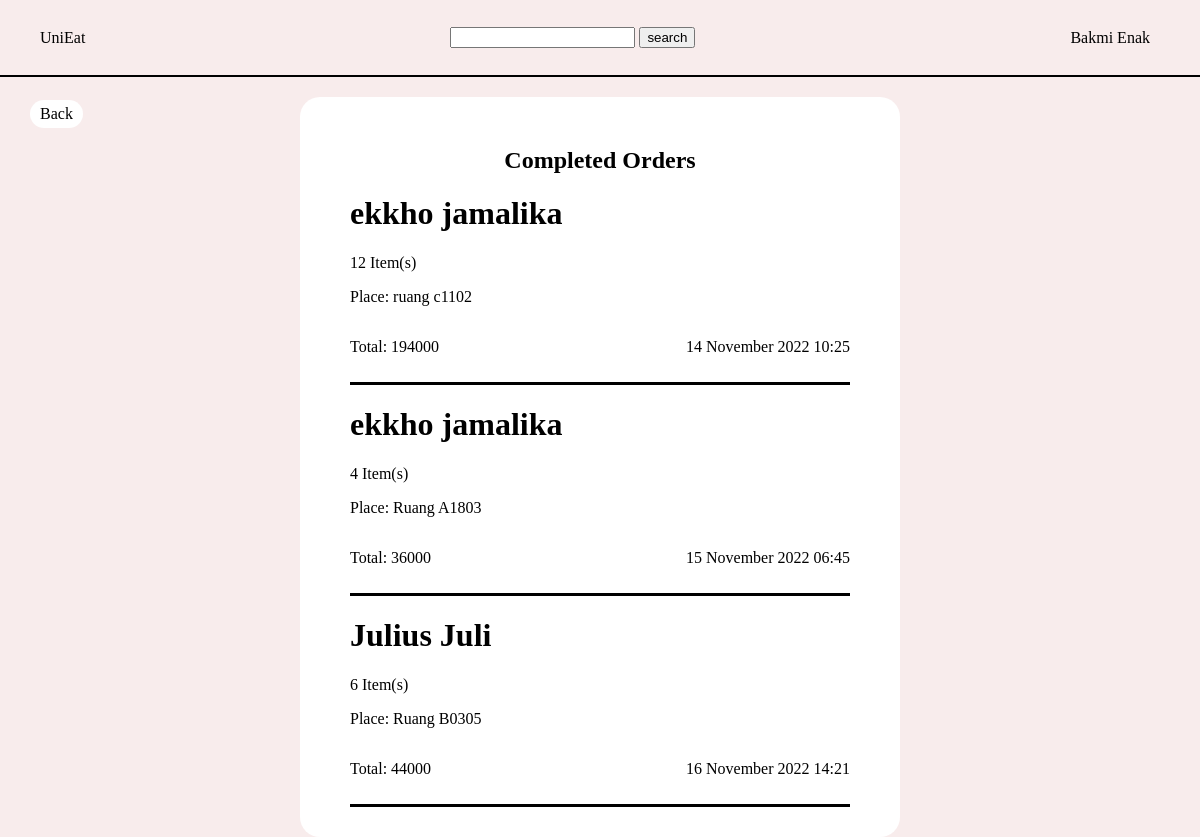
The app's page /unieat_practice_codes/Completedorder.php (signed in) with its own data.
### tables this page shows
CREATE TABLE `orderheader` (
  `OrderID` int(11) NOT NULL,
  `ShopID` int(11) NOT NULL,
  `CustomerID` int(11) NOT NULL,
  `Alamat` varchar(255) NOT NULL,
  `OrderDate` datetime NOT NULL,
  `OrderStatus` int(11) NOT NULL,
  `RatingScore` double NOT NULL,
  `RatingComment` varchar(255) NOT NULL
);

CREATE TABLE `user` (
  `UserID` int(11) NOT NULL,
  `UserEmail` varchar(50) NOT NULL,
  `UserUsername` varchar(50) NOT NULL,
  `UserPassword` varchar(255) NOT NULL,
  `UserPhone` varchar(25) NOT NULL,
  `RoleID` int(11) NOT NULL
);

### unieat_practice_codes/Completedorder.php (the view, shortened to what this page needs)
<?php
    require_once 'connect.php';
?>
<!DOCTYPE html>
<html lang="en">
<head>
</head>
<body>
    <header>
        <div id="logo">UniEat</div>
        <form id="searchbar" method="post">
            <input type="text" id="searchbar" name='searchbar'>
            <input type="submit" name="search" value="search"></input>
        </form>
        <div id="profile">
            <?php
            echo $_SESSION['yourshop']['ShopName'];
            ?>
        </div>
    </header>
    <div id="content">
        <a href="Tenant.php" id="backbtn">Back</a>
        <?php
        $query="SELECT * FROM shop s JOIN orderheader oh ON s.ShopID=oh.ShopID JOIN user u ON oh.CustomerID=u.UserID WHERE s.ShopID LIKE '".$_SESSION['yourshop']['ShopID']."' AND oh.OrderStatus=2 ";
        $query=mysqli_query($conn, $query);
        echo '<div id="orderlist">';
        ?>
        <h2>Completed Orders</h2>
        <?php
        if(mysqli_num_rows($query)!=0){
            while ($d=$query->fetch_assoc()){
                $ordernum=mysqli_query($conn, "SELECT SUM(Quantity) as qty FROM orderdetail od JOIN orderheader oh ON od.OrderID=oh.OrderID WHERE od.OrderID LIKE '".$d['OrderID']."'")->fetch_assoc()['qty'];
                $total=mysqli_query($conn, "SELECT SUM(Quantity*ItemPrice) as total FROM orderdetail od JOIN item i ON od.ItemID=i.ItemID WHERE od.OrderID LIKE '".$d['OrderID']."'")->fetch_assoc()['total'];
                $datetime=mysqli_query($conn, "SELECT DATE_FORMAT(OrderDate, '%d %M %Y %H:%i') AS Dates FROM orderheader WHERE OrderID LIKE '".$d['OrderID']."'")->fetch_assoc()['Dates'];
                echo '<div id="orderlistcontainer">';
                echo '<h1>'.$d['UserUsername'].'</h1>';
                echo '<p>'.$ordernum.' Item(s)</p>';
                echo '<p>Place: '.$d['Alamat'].'</p>';
                echo '<div id="totalndate">';
                echo '<p>Total: '.$total.'</p>';
                echo '<p>'.$datetime.'</p>';
                echo '</div>';
                echo '</div>';
            }
        }else{
            if(isset($_POST['search'])){
                echo '<h2>There is no person with that name that has ordered</h2>';
            }else{
                echo '<h2>There is no completed orders</h2>';
            }
        }
        echo '</div>';
        ?>
    </div>
</body>
<link rel="stylesheet" href="style.css">
</html>

### unieat_practice_codes/style.css (style rules this page uses)
body { padding: 0; margin: 0; background-color: #f8ecec; }
header { display: flex; align-items: center; height: 75px; justify-content: space-between; padding: 0px 40px; border-bottom: 2px solid; }
#profile { position: relative; padding: 0 10px; }
#content { padding-top: 20px; display: flex; justify-content: center; flex-direction: column; align-items: center; }
#backbtn, #keranjanglink { background-color: white; padding: 5px 10px; border-radius: 20px; text-decoration: none; color: black; }
#backbtn { position: absolute; left: 30px; top: 100px; }
#orderlist, #orderdetail { background-color: white; width: 500px; padding: 30px 50px; border-radius: 20px; overflow: hidden; }
#totalndate { display: flex; justify-content: space-between; }
#orderlistcontainer { padding-bottom: 10px; border-bottom: 3px solid; }
#orderlist h2 { display: flex; justify-content: center; }

### records on screen
orderheader: CustomerID.UserUsername "ekkho jamalika", ordernum "12", Alamat "ruang c1102", total "194000", datetime "14 November 2022 10:25"
orderheader: CustomerID.UserUsername "ekkho jamalika", ordernum "4", Alamat "Ruang A1803", total "36000", datetime "15 November 2022 06:45"
orderheader: CustomerID.UserUsername "Julius Juli", ordernum "6", Alamat "Ruang B0305", total "44000", datetime "16 November 2022 14:21"

### other values on screen
$_SESSION['yourshop']['ShopName'] "Bakmi Enak"
